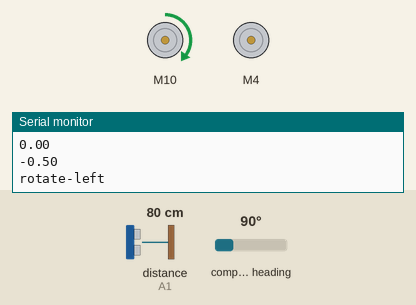
Simulated run of this sketch. Board: Arduino Uno, built with avr-gcc and run on an emulated ATmega328P. Parts: 2 × DC motor (green arrow = forward, orange = backward, longer = faster), the last lines printed to the serial monitor. The inputs (shaded band) are chosen by the test bench; at power-on: distance to the obstacle (sensor on A1) 80 cm, compass heading 90°. The echo pulse lasts 58.3 µs per cm.

Above: at 1.2 s.
1.3 s: distance to the obstacle (sensor on A1) set to 18 cm
2.8 s: distance to the obstacle (sensor on A1) set to 15 cm
At 3.9 s:
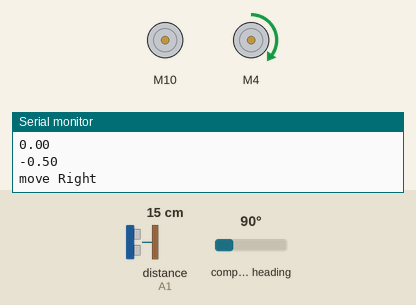
5.8 s: distance to the obstacle (sensor on A1) set to 35 cm
7.3 s: compass heading set to 180°
At 8.9 s:
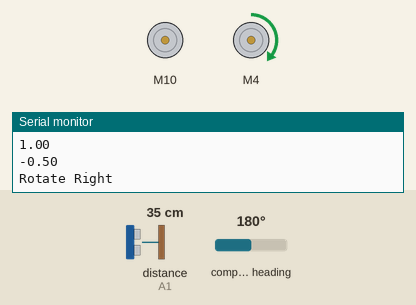
9.3 s: compass heading set to 7°
At 10.7 s:
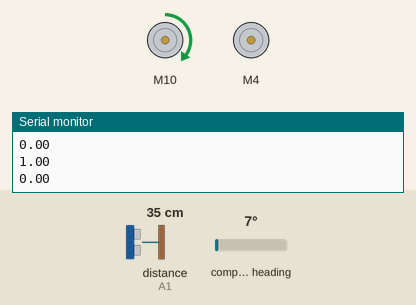
Timing chart, 0 to 11.8 s (numbered marks = the images above; inputs shaded):
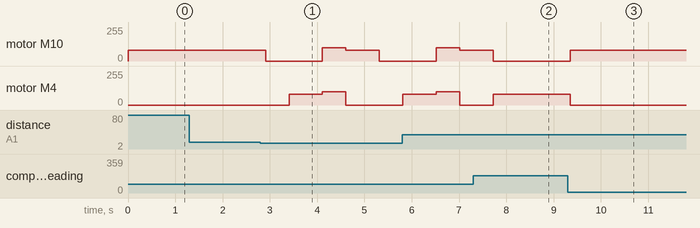

Measured:
- the behaviour switches between 17 and 16 cm on distance to the obstacle (sensor on A1) (found by bisection; images 0 and 1)
- after the input at 2.8 s, motor M10: forward 80/255 → stopped after 0.11 s, → forward 100/255 1.2 s later, → forward 80/255 0.50 s later, → stopped 0.71 s later; motor M4: stopped → forward 80/255 after 0.61 s, → forward 100/255 0.70 s later, → stopped 0.50 s later
- after the input at 7.3 s, motor M10: forward 80/255 → stopped after 0.42 s; motor M4: stopped → forward 80/255 after 0.42 s
- after the input at 9.3 s, motor M10: stopped → forward 80/255 after 0.05 s; motor M4: forward 80/255 → stopped after 0.05 s

The sketch:

iteration1.ino
```cpp
#include <HCSR04.h>
#include <L298NX2.h>
#include <QMC5883LCompass.h>

// assign sensor and motor pin.
//motor 1(Right) pin
const unsigned int EN_1 = 11;
const unsigned int IN1_1 = 10;
const unsigned int IN2_1 = 9;
//motor 2(left) pin
const unsigned int EN_2 = 3;
const unsigned int IN1_2 = 4;
const unsigned int IN2_2 = 5;
//ultrasonic sensor(front) pin
int triggerPin = A0;
int echoPin = A1;

// Initialize sensor and motor.
L298NX2 myMotors(EN_1, IN1_1, IN2_1, EN_2, IN1_2, IN2_2);
UltraSonicDistanceSensor distanceSensorFront(triggerPin, echoPin);
QMC5883LCompass compass;

String motorCommand[] = {"Forward", "Move Right", "Move Left", "Rotate Left","Rotate Right","stop"};
String B[] = {"avoid obstacle", "find north", "cruise"};
float G[]={1.5,1.0,0.5};
float activation_level = 0.5;
const int m = sizeof(motorCommand)/sizeof(motorCommand[0]);
const int b = sizeof(B)/sizeof(B[0]);

int Dmax = 30;
int Dmin = 10;

void setup() {
  Serial.begin(9600);
  compass.init();
}

void loop() {

  Serial.println(millis());

  float vote[b][m];

  //Obstacle avoidance behaviour
  float distanceFront = distanceSensorFront.measureDistanceCm();
  float avoidObstacleSensorStrength=0;
  if(distanceFront>=Dmax || distanceFront==-1){
    avoidObstacleSensorStrength = 0;
  }else if(distanceFront<Dmax && distanceFront>=Dmin){
    avoidObstacleSensorStrength = 1 - ((distanceFront-Dmin)/(Dmax-Dmin));
  }else{
    avoidObstacleSensorStrength = 1;
  }

  if(avoidObstacleSensorStrength>=activation_level){
    for(int i=0; i<m;i++){
      if(i==0){
        vote[0][i]=-1 * avoidObstacleSensorStrength;
      }else if(i==1 || i==2){
        vote[0][i]=1 * avoidObstacleSensorStrength;
      }else if(i==3 || i==4){
        vote[0][i]=0 * avoidObstacleSensorStrength;
      }else if(i==5){
        vote[0][i]=0 * avoidObstacleSensorStrength;
      }
    }
  }else{
    for(int i=0; i<m;i++){
      vote[0][i]=0;
    }
  }

//  Find north behaviour
  compass.read();
  int azimuth = compass.getAzimuth();
  float findNorthSensorStrength=0;
  if(azimuth>3 && azimuth<357){
    findNorthSensorStrength = 1;
  }else{
    findNorthSensorStrength = 0;
  }

  if(findNorthSensorStrength>=activation_level){
    if(azimuth>=180 && azimuth <=357){
      for(int i=0; i<m;i++){
        if(i==0){
          vote[1][i]=0 * findNorthSensorStrength;
        }else if(i==1 || i==2){
          vote[1][i]=0 * findNorthSensorStrength;
        }else if(i==3){
          vote[1][i]=0 * findNorthSensorStrength;
        }else if(i==4){
          vote[1][i]=1 * findNorthSensorStrength;
        }else if(i==5){
          vote[1][i]=0 * findNorthSensorStrength;
        }
      }
    }else if(azimuth>=3 && azimuth<180){
      for(int i=0; i<m;i++){
        if(i==0){
          vote[1][i]=0 * findNorthSensorStrength;
        }else if(i==1 || i==2){
          vote[1][i]=0 * findNorthSensorStrength;
        }else if(i==3){
          vote[1][i]=1 * findNorthSensorStrength;
        }else if(i==4){
          vote[1][i]=0 * findNorthSensorStrength;
        }else if(i==5){
          vote[1][i]=0 * findNorthSensorStrength;
        }
      }
    }
  }else{
    for(int i=0; i<m;i++){
      vote[1][i]=0;
    }
  }

//  Cruise Behaviour
  for(int i=0; i<m;i++){
    if(i==0){
      vote[2][i]=1;
    }else if(i==1 || i==2){
      vote[2][i]=0;
    }else if(i==3 || i==4){
      vote[2][i]=0;
    }else if(i==5){
      vote[2][i]=-1;
    }
  }

  centerArbiter(vote,G);
}

int centerArbiter(float vote[b][m], float gain[b]){

  float finalVote[m];
  float max_v = 0;
  int max_i = 0;

  for (int i = 0; i < m; i++)
  {
      finalVote[i] = 0;
  }

  for (int i=0; i <  m ; i++) {
    for (int j=0; j <  b ; j++) {
       finalVote[i] = finalVote[i] + vote[j][i] * gain[j];
    }
  }

  for ( int i = 0; i < m; i++ )
  {
    if ( finalVote[i] > max_v )
    {
      max_v = finalVote[i];
      max_i = i;
    }
  }

  for ( int i = 0; i < m; i++ )
  {
    Serial.println(finalVote[i]);
  }

  if(max_i == 0){
    moveForward();
    Serial.println("forward");
  }

  if(max_i == 1){
    Serial.println("move Right");
    moveRight();
  }

  if(max_i == 2){
    Serial.println("move Left");
    moveLeft();
  }

  if(max_i == 3){
    rotateLeft();
    Serial.println("rotate-left");
  }

  if(max_i == 4){
    rotateRight();
    Serial.println("Rotate Right");
  }

  if(max_i == 5){
    stopMove();
    Serial.println("Stop");
  }

}


void moveForward(){
  myMotors.setSpeedA(100);
  myMotors.setSpeedB(100);
  myMotors.forward();
}

void moveLeft(){

}

void moveRight(){
  stopMove();
  delay(500);
  rotateRight();
  delay(700);
  moveForward();
  delay(500);
  rotateLeft();
  delay(700);
}

void rotateRight(){
  myMotors.setSpeedA(0);
  myMotors.setSpeedB(80);
  myMotors.forwardB();
  myMotors.backwardA();
}

void rotateLeft(){
  myMotors.setSpeedA(80);
  myMotors.setSpeedB(0);
  myMotors.forwardA();
  myMotors.backwardB();
}

void stopMove(){
  myMotors.setSpeedA(0);
  myMotors.setSpeedB(0);
  myMotors.forwardB();
  myMotors.backwardA();
}
```
